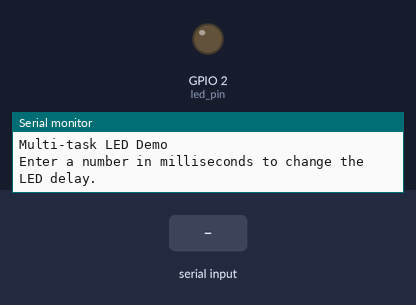
Bench run of a sketch on a simulated ESP32. Parts: output pins drawn as LEDs (lit = HIGH), the last lines printed to the serial monitor. The inputs (shaded band) are chosen by the test bench.

Above: at 1.8 s.
1.9 s: "90,45\n" received over Serial
4.9 s: "30,150\n" received over Serial
At 5.12 s:
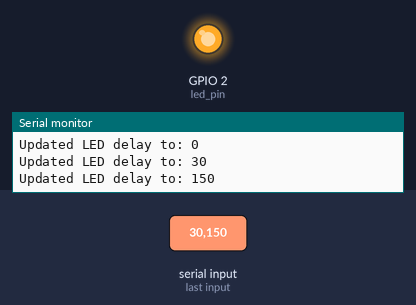
At 8.4 s:
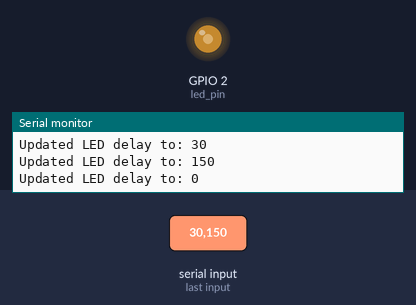
Timing chart, 0 to 9.9 s (numbered marks = the images above; inputs shaded):
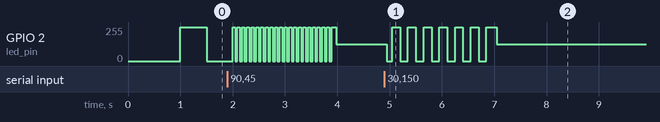

The sketch:

task_scheduling_challenge.ino
```cpp
// Use only core 1 for demo purposes
 #if CONFIG_FREERTOS_UNICORE
 static const BaseType_t app_cpu = 0;
 #else
 static const BaseType_t app_cpu = 1;
 #endif


// Pins
#define LED_BUILTIN 2
static const int led_pin = LED_BUILTIN;

//globals
static int led_delay = 500;   //ms

//Tasks
void READ(void  *parameter){
 while(1){


  // Loop forever
  while (Serial.available()>0) {

 long datain = Serial.parseInt();
  led_delay = datain;
  Serial.print("Updated LED delay to: ");
        Serial.println(led_delay);

        Serial.setTimeout(2000);


  }}}

 void ToggleLED (void *parameter ){
    while(1){
     digitalWrite(led_pin, HIGH);
     vTaskDelay(led_delay /portTICK_PERIOD_MS);
   digitalWrite(led_pin, LOW);
    vTaskDelay(led_delay /portTICK_PERIOD_MS);
 }}


void setup() {

    // Configure pin
  pinMode(led_pin, OUTPUT);

  // Configure serial and wait a second
  Serial.begin(115200);
  vTaskDelay(1000 / portTICK_PERIOD_MS);
  Serial.println("Multi-task LED Demo");   // not printed?
  Serial.println("Enter a number in milliseconds to change the LED delay.");  // not printed?


   xTaskCreatePinnedToCore(  // Use xTaskCreate() in vanilla FreeRTOS
            ToggleLED,    // Function to be called
          "ToggleLED", // Name of task
            1024,         // Stack size (bytes in ESP32, words in FreeRTOS)
           NULL,         // Parameter to pass to function
             1,            // Task priority (0 to configMAX_PRIORITIES - 1)
          NULL,         // Task handle
          app_cpu);     // Run on one core for demo purposes (ESP32 only)

 xTaskCreatePinnedToCore(  // Use xTaskCreate() in vanilla FreeRTOS
              READ,    // Function to be called
             "READ", // Name of task
             1024,         // Stack size (bytes in ESP32, words in FreeRTOS)
             NULL,         // Parameter to pass to function
             1,            // Task priority (0 to configMAX_PRIORITIES - 1)
            NULL,         // Task handle
          app_cpu);     // Run on one core for demo purposes (ESP32 only)


          vTaskDelete(NULL);

}

void loop() {


}
```

Measured:
- after the input at 4.9 s, GPIO 2 (led_pin): 127/255 → 0/255 at once, then repeats every 0.30 s: 255/255 0.15 s, 0/255 0.15 s, until it stays 127/255 from 7.0 s
